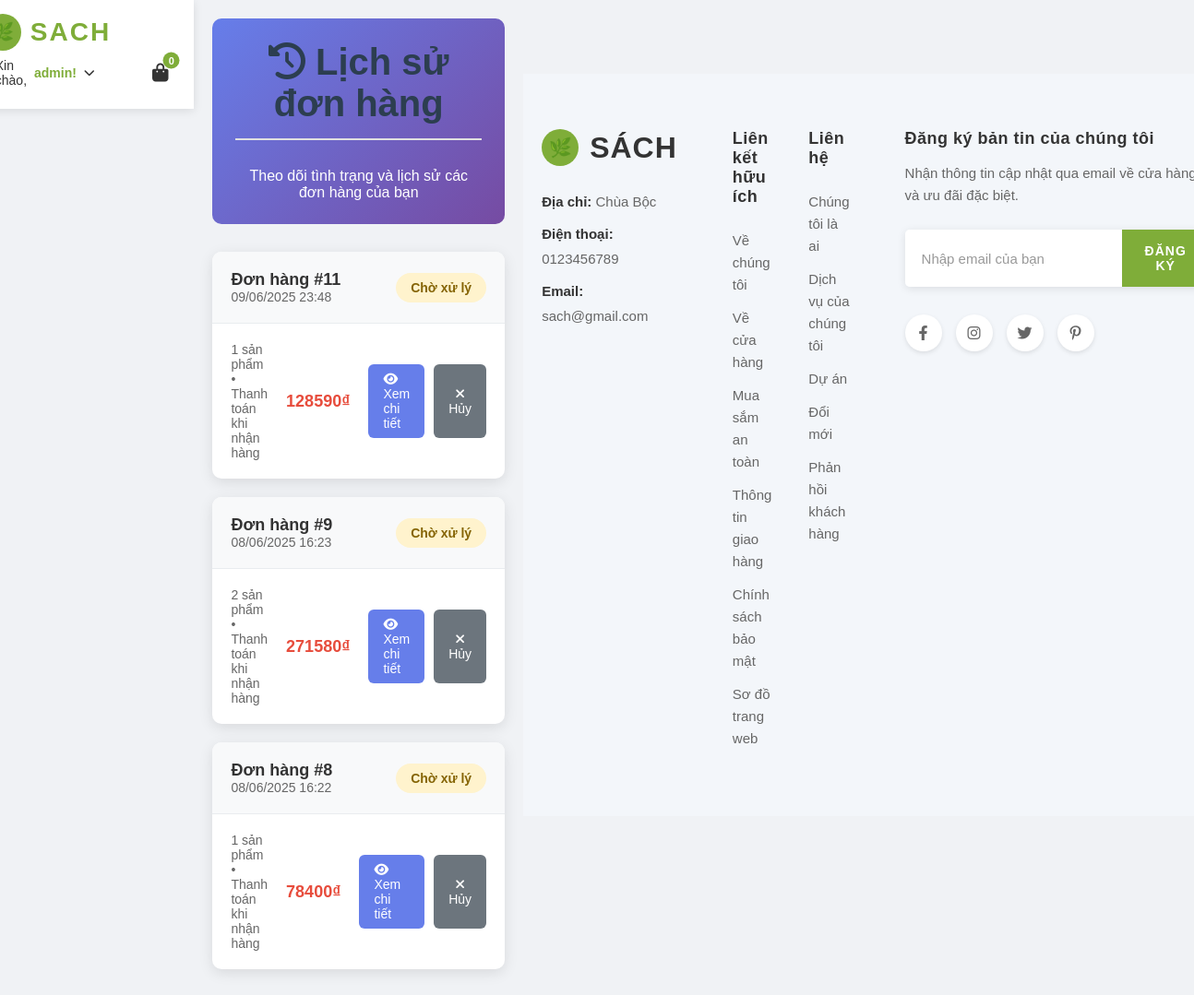
Screenshot of /orders/ (signed in) with the database file from the repository.
### apps/orders/models.py (models this page shows, shortened)
class Order(models.Model):
    STATUS_CHOICES = [
        ('pending', 'Chờ xử lý'),
        ('processing', 'Đang xử lý'),
        ('shipped', 'Đã giao hàng'),
        ('delivered', 'Đã nhận hàng'),
        ('cancelled', 'Đã hủy'),
    ]
    PAYMENT_CHOICES = [
        ('cod', 'Thanh toán khi nhận hàng'),
    ]
    user = models.ForeignKey(User, on_delete=models.CASCADE, null=True, blank=True, verbose_name="Khách hàng")
    full_name = models.CharField(max_length=100, verbose_name="Họ và tên")
    email = models.EmailField(verbose_name="Email")
    phone = models.CharField(max_length=20, verbose_name="Số điện thoại")
    address = models.TextField(verbose_name="Địa chỉ")
    city = models.CharField(max_length=100, verbose_name="Tỉnh/Thành phố")
    district = models.CharField(max_length=100, verbose_name="Quận/Huyện")
    ward = models.CharField(max_length=100, verbose_name="Phường/Xã")
    total_amount = models.DecimalField(max_digits=10, decimal_places=3, verbose_name="Tổng tiền")
    shipping_fee = models.DecimalField(max_digits=10, decimal_places=3, default=0, verbose_name="Phí vận chuyển")
    status = models.CharField(max_length=20, choices=STATUS_CHOICES, default='pending', verbose_name="Trạng thái")
    payment_method = models.CharField(max_length=20, choices=PAYMENT_CHOICES, default='cod', verbose_name="Phương thức thanh toán")
    notes = models.TextField(blank=True, null=True, verbose_name="Ghi chú")
    created_at = models.DateTimeField(auto_now_add=True, verbose_name="Ngày tạo")
    updated_at = models.DateTimeField(auto_now=True, verbose_name="Ngày cập nhật")
    class Meta:
        verbose_name = "Đơn hàng"
        verbose_name_plural = "Đơn hàng"
        ordering = ['-created_at']
    def get_total_with_shipping(self):
        return self.total_amount + self.shipping_fee

### apps/orders/views.py (the view, shortened to what this page needs)
# urls.py: path('', views.order_list_view, name='list'),                # /orders/ - Lịch sử đơn hàng
def order_list_view(request):
    if request.user.is_authenticated:
        orders = Order.objects.filter(user=request.user)
        return render(request, 'orders/order_list.html', {'orders': orders})

### apps/cart/context_processors.py (called while the page is built)
def cart_context(request):
    cart = request.session.get('cart', {})
    cart_count = sum(cart.values())
    return {
        'cart_count': cart_count,
        'cart_items_exist': cart_count > 0
    }

### apps/orders/templates/orders/order_list.html (shortened to what this page needs)
{% extends 'base.html' %}
{% load static %}
{% block content %}
<div class="orders-container">
    <div class="orders-header">
        <h1><i class="fas fa-history"></i> Lịch sử đơn hàng</h1>
        <p>Theo dõi tình trạng và lịch sử các đơn hàng của bạn</p>
    </div>
    {% if orders %}
        {% for order in orders %}
        <div class="order-card">
            <div class="order-card-header">
                <div class="order-info">
                    <div>
                        <div class="order-id">Đơn hàng #{{ order.id }}</div>
                        <div class="order-date">{{ order.created_at|date:"d/m/Y H:i" }}</div>
                    </div>
                </div>
                <div class="order-status status-{{ order.status }}">
                    {{ order.get_status_display }}
                </div>
            </div>
            <div class="order-card-body">
                <div class="order-summary">
                    <div class="order-items-preview">
                        {% with order.items.count as item_count %}
                            {{ item_count }} sản phẩm
                        {% endwith %}
                        • {{ order.get_payment_method_display }}
                    </div>
                    <div class="order-total">
                                                 {{ order.get_total_with_shipping|floatformat:0 }}₫
                    </div>
                    <div class="order-actions">
                        <a href="{% url 'orders:detail' order.id %}" class="btn btn-primary">
                            <i class="fas fa-eye"></i> Xem chi tiết
                        </a>
                        {% if order.status == 'pending' %}
                        <button class="btn btn-secondary">
                            <i class="fas fa-times"></i> Hủy
                        </button>
                        {% endif %}
                    </div>
                </div>
            </div>
        </div>
        {% endfor %}
    {% endif %}
</div>
{% endblock %}

### templates/components/header.html (shortened to what this page needs)
{% load static %}
<link rel="stylesheet" href="{% static 'css/header.css' %}">
    <header class="header">
        <div class="header-container">
            <a href="{% url 'books:list' %}" class="logo">
                <div class="logo-icon"></div>
                <span class="logo-text">SACH</span>
            </a>
            <div class="header-right">
                <div class="user-auth">
                    {% if user.is_authenticated %}
                        <div class="user-dropdown">
                            <span class="user-greeting" onclick="toggleDropdown()">
                                Xin chào, <strong>{{ user.first_name|default:user.username }}!</strong>
                                <i class="fas fa-chevron-down dropdown-arrow"></i>
                            </span>
                        </div>
                    {% endif %}
                </div>
                <a href="{% url 'cart:detail' %}" class="icon-btn cart-link">
                    <i class="fa fa-shopping-bag"></i>
                    <span class="badge cart-count-badge">{{ cart_count|default:0 }}</span>
                </a>
            </div>
        </div>
    </header>

### apps/books/static/books/style.css (style rules this page uses)
body { font-family: 'Segoe UI', Tahoma, Geneva, Verdana, sans-serif; background-color: #f0f2f5; color: #333; margin: 0; padding: 0; display: flex; justify-content: center; align-items: flex-start; min-height: 100vh; }
h1 { color: #2c3e50; text-align: center; margin-bottom: 30px; font-size: 2.5em; border-bottom: 2px solid #e0e0e0; padding-bottom: 15px; }

### static/css/header.css (style rules this page uses)
* { margin: 0; padding: 0; box-sizing: border-box; }
body { font-family: 'Arial', sans-serif; }
.header { background: white; box-shadow: 0 2px 10px rgba(0,0,0,0.1); position: sticky; top: 0; z-index: 1000; }
.header-container { max-width: 1200px; margin: 0 auto; display: flex; align-items: center; justify-content: space-between; padding: 15px 20px; flex-wrap: wrap; }
.logo { display: flex; align-items: center; text-decoration: none; gap: 10px; }
.logo-icon { width: 40px; height: 40px; background: #7fad39; border-radius: 50%; display: flex; align-items: center; justify-content: center; position: relative; }
.logo-icon::before { content: "🌿"; font-size: 20px; color: white; }
.logo-text { font-size: 28px; font-weight: 800; color: #7fad39; letter-spacing: 2px; }
.header-right { display: flex; align-items: center; gap: 20px; }
.user-auth { display: flex; align-items: center; gap: 12px; margin-right: 15px; }
.user-greeting { font-size: 14px; color: #333; margin-right: 8px; }
.user-greeting strong { color: #7fad39; }
.icon-btn { background: none; border: none; cursor: pointer; position: relative; padding: 8px; border-radius: 50%; transition: all 0.3s ease; text-decoration: none; color: #333; }
.icon-btn i { font-size: 20px; color: inherit; }
.badge { position: absolute; top: 0; right: 0; background: #e74c3c; color: white; border-radius: 50%; width: 18px; height: 18px; font-size: 11px; font-weight: 600; display: flex; align-items: center; justify-content: center; transform: translate(25%, -25%); }
.cart-count-badge { background: #7fad39; }
.cart-link { color: #333; text-decoration: none; }
.user-dropdown { position: relative; display: inline-block; }
.user-greeting { cursor: pointer; padding: 8px 12px; border-radius: 8px; transition: all 0.3s ease; display: flex; align-items: center; gap: 8px; }
.dropdown-arrow { font-size: 12px; transition: transform 0.3s ease; }

### apps/orders/templates/orders/order_list.html (style rules this page uses)
.orders-container { max-width: 1000px; margin: 0 auto; padding: 20px; }
.orders-header { background: linear-gradient(135deg, #667eea 0%, #764ba2 100%); color: white; padding: 25px; border-radius: 10px; margin-bottom: 30px; text-align: center; }
.order-card { background: white; border-radius: 10px; box-shadow: 0 4px 15px rgba(0,0,0,0.1); margin-bottom: 20px; overflow: hidden; transition: transform 0.3s; }
.order-card-header { background: #f8f9fa; padding: 20px; border-bottom: 1px solid #e9ecef; display: flex; justify-content: space-between; align-items: center; }
.order-info { display: flex; align-items: center; gap: 15px; }
.order-id { font-weight: 600; font-size: 18px; color: #333; }
.order-date { color: #666; font-size: 14px; }
.order-status { padding: 8px 16px; border-radius: 20px; font-size: 14px; font-weight: 600; }
.status-pending { background: #fff3cd; color: #856404; }
.order-card-body { padding: 20px; }
.order-summary { display: grid; grid-template-columns: 1fr auto auto; gap: 20px; align-items: center; }
.order-items-preview { color: #666; font-size: 14px; }
.order-total { font-weight: 600; font-size: 18px; color: #e74c3c; }
.order-actions { display: flex; gap: 10px; }
.btn { padding: 8px 16px; border-radius: 6px; text-decoration: none; font-size: 14px; font-weight: 500; transition: all 0.3s; border: none; cursor: pointer; }
.btn-primary { background: #667eea; color: white; }
.btn-secondary { background: #6c757d; color: white; }

### rows the page displays
Order: id "11", created_at "09/06/2025 23:48", status "Chờ xử lý", items.count "1", payment_method "Thanh toán khi nhận hàng", get_total_with_shipping "128590", shows "Hủy"
Order: id "9", created_at "08/06/2025 16:23", status "Chờ xử lý", items.count "2", payment_method "Thanh toán khi nhận hàng", get_total_with_shipping "271580", shows "Hủy"
Order: id "8", created_at "08/06/2025 16:22", status "Chờ xử lý", items.count "1", payment_method "Thanh toán khi nhận hàng", get_total_with_shipping "78400", shows "Hủy"

### other values shown
{{ user.first_name|default:user.username }} "admin"
{{ cart_count|default:0 }} "0"
